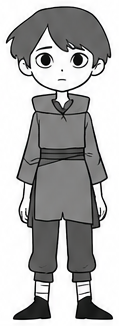
#> input picture docs/character-system/references/crops/02-figure.png, 119 x 326 px
$ python -i build_character_assets.py   (imports and definitions only)
#> lines starting #> are read from the running program, lines starting #| are printed output that depends on the picture; after the words box and inside, x2 and y2 are one past the last pixel; in counts of white or black regions, pixels touching at a corner belong together
# /// script
# requires-python = ">=3.11"
# dependencies = ["numpy", "opencv-python-headless", "Pillow"]
# ///
"""Compile logperch SVG traces into editable, embedded character construction data."""
from __future__ import annotations

import json
import math
from pathlib import Path
import re
import subprocess
import xml.etree.ElementTree as ET
import cv2
import numpy as np
from PIL import Image
from character_reference_fit import reference_pose, hair_registration, FACE_LEVELS

ROOT = Path(__file__).resolve().parents[1]
REF = ROOT / "docs/character-system/references"
OUT = ROOT / "src/game/assets/characters"
TOKEN = re.compile(r"[MLCZ]|[-+]?(?:\d*\.\d+|\d+\.?)(?:[eE][-+]?\d+)?")


# [72 lines left out: functions paths, normalized, points, render, cubic_fit, not called in this run]


def eye_model(gray: np.ndarray) -> dict:
    h, w = gray.shape
#> h = 326; w = 119
    mask = (gray[:, :w // 2] < 150).astype(np.uint8)
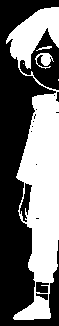
#> mask: shape (326, 59); values 0 (black) and 1 (white), 43.1% white; 5 white regions (2 under 20 px), largest, box (x1, y1, x2, y2) and area: (6, 7, 59, 320) 8098, (35, 53, 54, 69) 155, (36, 46, 52, 51) 32
    count, labels, stats, centroids = cv2.connectedComponentsWithStats(mask)
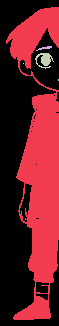
#> labels: shape (326, 59) int32; 6 distinct labels, from 0 to 5; one colour per label, 0 black
#> count = 6; stats = [[0, 0, 59, 326, 10946], [6, 7, 53, 313, 8098], [36, 46, 16, 5, 32], [35, 53, 19, 16, 155], [23, 63, 1, 1, 1], [58, 79, 1, 2, 2]]; centroids = [[20.68, 164.4], [39.88, 162.3], [44.53, 47.62], [44.32, 59.38], [23, 63], [58, 79.5]]
    selected = np.zeros_like(mask)
    for i in range(1, count):
        x, y, cw, ch, area = stats[i]
        if centroids[i][1] > h * .34 and x + cw < w * .46 and area > 3:
            selected[labels == i] = 1
#> this loop made 5 passes
#> selected: shape (326, 59); every value is 0
    yy, xx = np.nonzero(selected)
#> yy = empty array; xx = empty array
    if len(xx) < 8:
#> (the run stopped early here; a loop or call above may not have finished)

$ run again, on docs/character-system/references/crops/12-figure.png
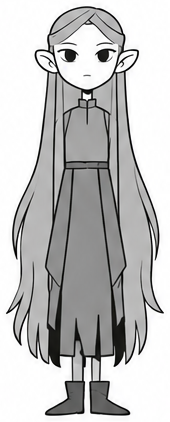
#> input picture docs/character-system/references/crops/12-figure.png, 170 x 422 px
#> in eye_model, `mask = (gray[:, :w // 2] < 150).astype(np.uint8)`:
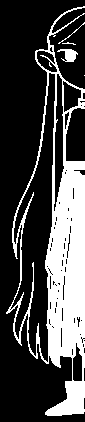
#> mask: shape (422, 85); values 0 (black) and 1 (white), 27.4% white; 5 white regions (2 under 20 px), largest, box (x1, y1, x2, y2) and area: (6, 6, 85, 416) 9615, (57, 49, 78, 62) 153, (58, 22, 85, 44) 37
#> in eye_model, `count, labels, stats, centroids = cv2.connectedComponentsWithStats(mask)`:
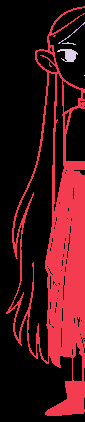
#> labels: shape (422, 85) int32; 6 distinct labels, from 0 to 5; one colour per label, 0 black
#> count = 6; stats = [[0, 0, 85, 422, 26047], [6, 6, 79, 410, 9615], [58, 22, 27, 22, 37], [62, 42, 14, 3, 17], [57, 49, 21, 13, 153], [84, 75, 1, 1, 1]]; centroids = [[34.5, 194.7], [61.72, 256.9], [71.14, 33.38], [68.65, 43.06], [68.81, 54.54], [84, 75]]
#> the loop in eye_model, `for i in range(1, count):` made 5 passes
#> yy = empty array
